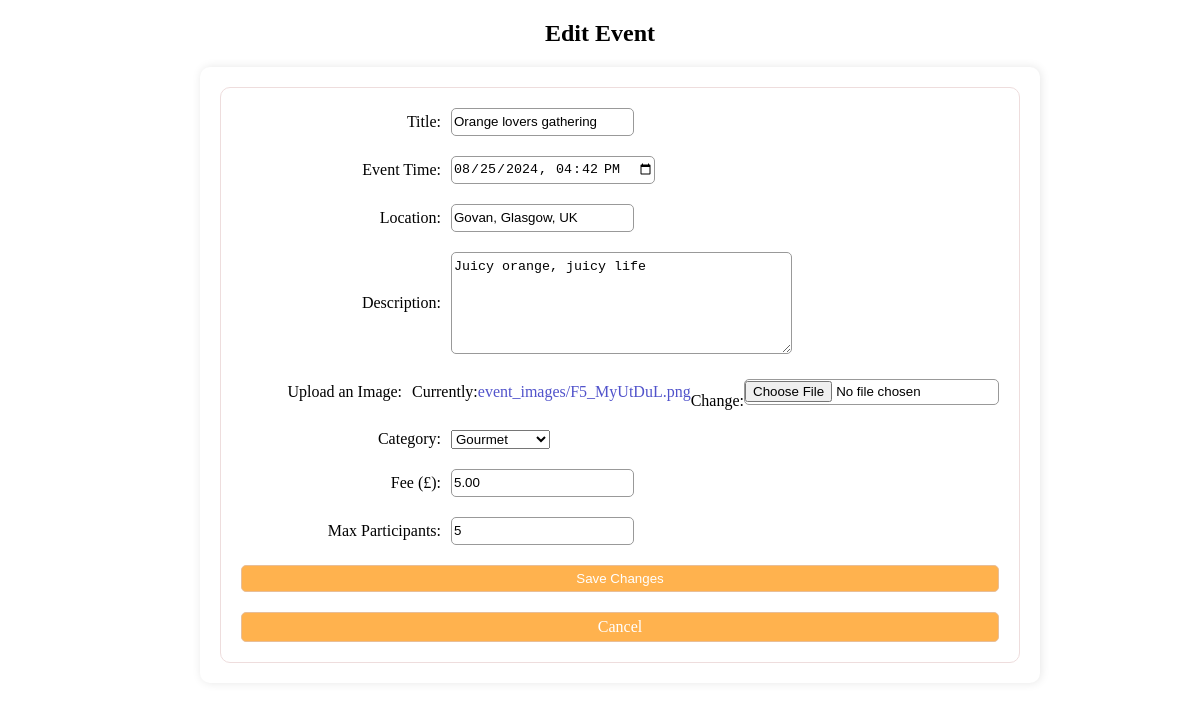
Screenshot of /events/17/edit/ (signed in) with the database file from the repository.
### myapp/models.py (models this page shows, shortened)
class Event(models.Model):
    CATEGORY_CHOICES = [
        ('game', 'Game'),
        ('performance', 'Performance'),
        ('nature', 'Nature'),
        ('pet', 'Pet'),
        ('gourmet', 'Gourmet'),
        ('reading', 'Reading'),
        ('music', 'Music'),
    ]
    category = models.CharField(max_length=20, choices=CATEGORY_CHOICES)
    title = models.CharField(max_length=100)
    description = models.TextField(max_length=800)
    event_time = models.DateTimeField()
    location = models.CharField(max_length=255)
    image = models.ImageField(upload_to='event_images')
    created_by = models.ForeignKey(settings.AUTH_USER_MODEL, on_delete=models.CASCADE)
    created_at = models.DateTimeField(auto_now_add=True)
    fee = models.DecimalField(max_digits=8, decimal_places=2, default=0.00)
    max_participants = models.PositiveIntegerField(default=1)
    current_participants = models.PositiveIntegerField(default=0, editable=False)

### myapp/views.py (the view)
# urls.py: path('events/<int:pk>/edit/', views.edit_event, name='edit_event'),
@login_required(login_url='login')
def edit_event(request, pk):
    event = get_object_or_404(Event, pk=pk, created_by=request.user)
    if request.method == "POST":
        form = EventForm(request.POST, request.FILES, instance=event)
        if form.is_valid():
            form.save()
            return redirect('event_detail', pk=event.pk)
    else:
        form = EventForm(instance=event)
    return render(request, 'edit_event.html', {'form': form, 'event': event})

### myapp/forms.py (shortened to what this page needs)
class EventForm(forms.ModelForm):
    class Meta:
        model = Event
        fields = [
            'title',
            'description',
            'event_time',
            'location',
            'image',
            'category',
            'fee',
            'max_participants'
        ]
        widgets = {
            'event_time': forms.DateTimeInput(attrs={'type': 'datetime-local'}),
            'description': forms.Textarea(attrs={'rows':4}),
            'category': forms.Select(),
            'fee': forms.NumberInput(attrs={'step': '0.01'}),
        }

### myapp/templates/myapp/edit_event.html (shortened to what this page needs)
{% extends "_event_form.html" %}
{% block title %}
  Edit Event
{% endblock %}
{% block buttons %}
<button type="submit" class="btn btn-primary">Save Changes</button>
<a href="{% url 'event_detail' event.id %}" class="btn btn-secondary">Cancel</a>
{% endblock %}

### myapp/templates/myapp/_event_form.html (shortened to what this page needs)
{% load static %}
<!DOCTYPE html>
<html lang="en">
  <head>
    <link rel="stylesheet" href="{% static 'css/create-event.css' %}" />
  </head>
  <body style="margin: 0 auto; width: 800px; text-align: center">
    <h2>{% block title %}Form Title{% endblock %}</h2>
    <div class="create-container">
      <form method="post" enctype="multipart/form-data">
        <div class="form-group">
          <label for="{{ form.title.id_for_label }}">Title:</label>
          {{ form.title }}
        </div>
        <div class="form-group">
          <label for="{{ form.event_time.id_for_label }}">Event Time:</label>
          {{ form.event_time }}
        </div>
        <div class="form-group">
          <label for="id_location">Location:</label>
          <input
            type="text"
            class="location-input"
            id="id_location"
            name="location"
            placeholder="Event location (street, city)"
            value="{{ form.location.value|default:'' }}"
            data-autocomplete-type="address"
          />
        </div>
        <div class="form-group">
          <label for="{{ form.description.id_for_label }}">Description:</label>
          {{ form.description }}
        </div>
        <div class="form-group">
          <label for="{{ form.image.id_for_label }}">Upload an Image:</label>
          {{ form.image }}
        </div>
        <div class="form-group">
          <label for="{{ form.category.id_for_label }}">Category:</label>
          {{ form.category }}
        </div>
        <div class="form-group">
          <label for="{{ form.fee.id_for_label }}">Fee (£):</label>
          {{ form.fee }}
        </div>
        <div class="form-group">
          <label for="{{ form.max_participants.id_for_label }}"
            >Max Participants:</label
          >
          {{ form.max_participants }}
        </div>
        {% block buttons %} {% endblock %}
      </form>
    </div>
  </body>
</html>

### myapp/static/css/create-event.css (style rules this page uses)
.create-container { width: 800px; margin: 0 auto; padding: 20px; box-shadow: 1px 0px 10px rgba(0, 0, 0, 0.1); background-color: #fff; border-radius: 10px; position: relative; }
.btn { border: 1px solid #e8be98; text-decoration: none; padding: 5px; background: #ffb24e; color: #fff; border-radius: 5px; cursor: pointer; }
a { text-decoration: none; color:#Fff; }
form { display: flex; flex-direction: column; gap: 20px; border: 1px solid #edd; border-radius: 10px; padding: 20px; text-align: center; }
.form-group { display: flex; align-items: center; }
.form-group label { display: inline-block; width: 200px; text-align: right; margin-right: 10px; }
.form-group input,.form-group textarea { border: 1px solid #999; border-radius: 5px; line-height: 24px; }
.form-group a { color: #5153cb; }

### rows the page displays
Event: title "Orange lovers gathering", event_time "08/25/2024 16:42", location "Govan, Glasgow, UK", description "Juicy orange, juicy life", category "Gourmet", fee "5.00", max_participants "5"
